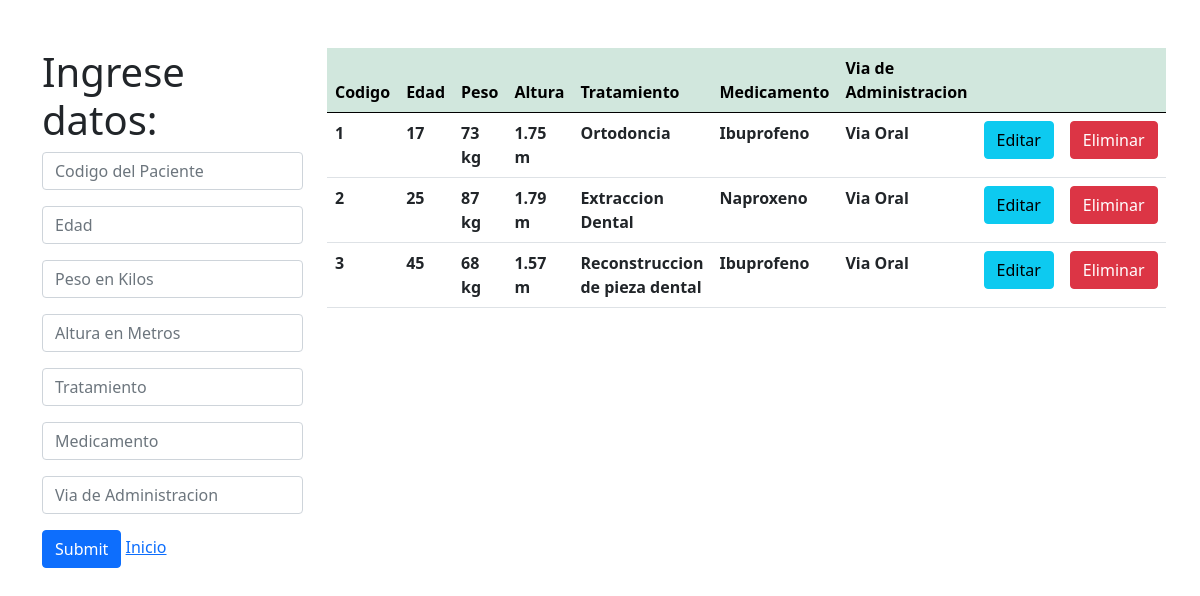
/crud_receta/receta.php, run on the app's committed database.
### tables this page shows
CREATE TABLE `receta` (
  `idpaciente` int(10) NOT NULL,
  `edad` varchar(10) NOT NULL,
  `peso` varchar(10) NOT NULL,
  `altura` varchar(10) NOT NULL,
  `tratamiento` varchar(50) NOT NULL,
  `medicamento` text NOT NULL,
  `via` varchar(50) NOT NULL
);

### crud_receta/receta.php (the view, shortened to what this page needs)
<?php
$con=conectar();
$sql="SELECT * FROM receta";
$query=mysqli_query($con,$sql);
?>
<!DOCTYPE html>
<html lang="en">
<head>
     <link href="css/style.css" rel="stylesheet">
     <link href="https://cdn.jsdelivr.net/npm/bootstrap@5.0.0-beta1/dist/css/bootstrap.min.css" rel="stylesheet">
</head>
<body>
     <div class="container mt-5">
          <div class="row">
               <div class="col-md-3">
                <h1>Ingrese datos:</h1>
               <form action="insertar.php" method="POST">
                                    <input type="text" class="form-control mb-3" name="idpaciente" placeholder="Codigo del Paciente">
                                    <input type="text" class="form-control mb-3" name="edad" placeholder="Edad">
                                    <input type="text" class="form-control mb-3" name="peso" placeholder="Peso en Kilos">
                                    <input type="text" class="form-control mb-3" name="altura" placeholder="Altura en Metros">
                                    <input type="text" class="form-control mb-3" name="tratamiento" placeholder="Tratamiento">
                                    <input type="text" class="form-control mb-3" name="medicamento" placeholder="Medicamento">
                                    <input type="text" class="form-control mb-3" name="via" placeholder="Via de Administracion">
                                    <input type="submit" class="btn btn-primary">
                                    <a href="http://localhost/Proyecto_Torres_ConsultorioDental/index.php">Inicio</a></li>
               </form>
               </div>
               <div class="col-md-8">
               <table class="table" >
                                <thead class="table-success table-striped" >
                                    <tr>
                                        <th>Codigo</th>
                                        <th>Edad</th>
                                        <th>Peso</th>
                                        <th>Altura</th>
                                        <th>Tratamiento</th>
                                        <th>Medicamento</th>
                                        <th>Via de Administracion</th>
                                        <th></th>
                                        <th></th>
                                    </tr>
                                </thead>
                                <tbody>
                                        <?php
                                            while($row=mysqli_fetch_array($query)){
                                        ?>
                                            <tr>
                                                <th><?php  echo $row['idpaciente']?></th>
                                                <th><?php  echo $row['edad']?></th>
                                                <th><?php  echo $row['peso']?></th>
                                                <th><?php  echo $row['altura']?></th>
                                                <th><?php  echo $row['tratamiento']?></th>
                                                <th><?php  echo $row['medicamento']?></th>
                                                <th><?php  echo $row['via']?></th>
                                                <th><a href="actualizar.php?id=<?php echo $row['idpaciente'] ?>" class="btn btn-info">Editar</a></th>
                                                <th><a href="delete.php?id=<?php echo $row['idpaciente'] ?>" class="btn btn-danger">Eliminar</a></th>
                                            </tr>
                                        <?php
                                            }
                                        ?>
                                </tbody>
               </table>
               </div>
          </div>
     </div>
</body>
</html>

### style.css (style rules this page uses)
* { -webkit-box-sizing: border-box; -moz-box-sizing: border-box; box-sizing: border-box; margin:0px; padding:0px; }
body { background:rgb(248, 246, 246); color:black; font-family:Arial, helvetica, sans-serif; }
a { text-decoration: none; color:black; }

### data on the page
receta: idpaciente "1", edad "17", peso "73 kg", altura "1.75 m", tratamiento "Ortodoncia", medicamento "Ibuprofeno", via "Via Oral"
receta: idpaciente "2", edad "25", peso "87 kg", altura "1.79 m", tratamiento "Extraccion Dental", medicamento "Naproxeno", via "Via Oral"
receta: idpaciente "3", edad "45", peso "68 kg", altura "1.57 m", tratamiento "Reconstruccion de pieza dental", medicamento "Ibuprofeno", via "Via Oral"
